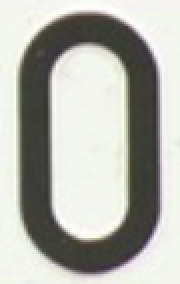
#> input picture char/0.png, 90 x 142 px (shown 2 times larger); its folder holds only this picture in this run
$ python recogPreproc.py
#> lines starting #> are read from the running program, lines starting #| are printed output that depends on the picture; after the words box and inside, x2 and y2 are one past the last pixel; in counts of white or black regions, pixels touching at a corner belong together
import cv2
import os
import numpy as np

def load_images_from_folder(folder):
#> called with folder = 'char'
    images = []
    flnames = []
    for filename in os.listdir(folder):
        flnames.append(filename)
        img = cv2.imread(os.path.join(folder,filename))
#> img is the input picture: shape (142, 90, 3); mean B, G, R 171.3, 178.1, 177
        if img is not None:
            images.append(img)
    return images, flnames

def preproc(img):
    gray = cv2.cvtColor(img, cv2.COLOR_BGR2GRAY)
    blurred = cv2.bilateralFilter(gray, 101, 57, 57)
    ret, img_threshed = cv2.threshold(blurred, 100, 255, cv2.THRESH_BINARY_INV)
    kernel_er = np.ones((3,3),np.uint8)
    erosion = cv2.erode(img_threshed,kernel_er,iterations = 1)
    res = cv2.resize(erosion, (60, 120))

    return res


def main():
    images, flnames = load_images_from_folder('char')
#> images = 1 item; flnames = ['0.png']
    for idx, img in enumerate(images):
        img = preproc(img)
        cv2.imwrite('symb/'+str(flnames[idx]), img)
        print('symb/'+str(flnames[idx]))
#> this loop made 1 pass
#> kernel_er in preproc on pass 1: [[1, 1, 1], [1, 1, 1], [1, 1, 1]]
#| symb/0.png
#> pass 1, in preproc, `blurred = cv2.bilateralFilter(gray, 101, 57, 57)`:
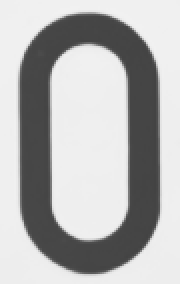
#> blurred: shape (142, 90) (shown 2 times larger); min 67, max 241, mean 178.2
#> pass 1, in preproc, `ret, img_threshed = cv2.threshold(blurred, 100, 255, cv2.THRESH_BINARY..`:
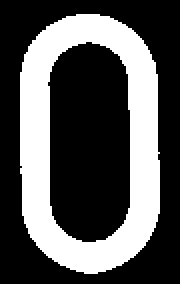
#> img_threshed: shape (142, 90) (shown 2 times larger); 33.7% white; 1 white region, box (x1, y1, x2, y2) and area: (10, 7, 80, 137) 4302
#> pass 1, in preproc, `erosion = cv2.erode(img_threshed,kernel_er,iterations = 1)`:
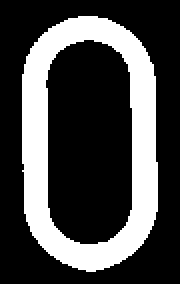
#> erosion: shape (142, 90) (shown 2 times larger); 28.3% white; 1 white region, box (x1, y1, x2, y2) and area: (11, 8, 79, 136) 3617


if __name__ == '__main__':
    main()

$ run again, on char/4.png
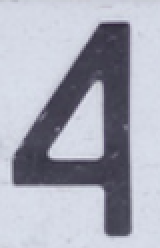
#> input picture char/4.png, 80 x 124 px (shown 2 times larger)
#> in load_images_from_folder, img is the input picture: shape (124, 80, 3); mean B, G, R 184, 171.2, 169
#> images = 1 item; flnames = ['4.png']
#> the loop in main, `for idx, img in enumerate(images):` made 1 pass
#> kernel_er in preproc on pass 1: [[1, 1, 1], [1, 1, 1], [1, 1, 1]]
#> (printed output is left out)
#> pass 1, in preproc, `ret, img_threshed = cv2.threshold(blurred, 100, 255, cv2.THRESH_BINARY..`:
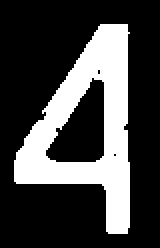
#> img_threshed: shape (124, 80) (shown 2 times larger); 26.9% white; 1 white region, box (x1, y1, x2, y2) and area: (7, 12, 65, 117) 2667
#> pass 1, in preproc, `erosion = cv2.erode(img_threshed,kernel_er,iterations = 1)`:
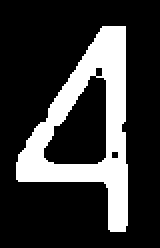
#> erosion: shape (124, 80) (shown 2 times larger); 21.9% white; 1 white region, box (x1, y1, x2, y2) and area: (8, 13, 64, 116) 2169

$ run again, on char/5.png
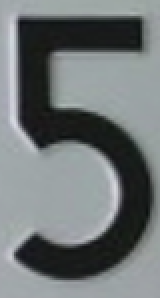
#> input picture char/5.png, 80 x 149 px (shown 2 times larger)
#> in load_images_from_folder, img is the input picture: shape (149, 80, 3); mean B, G, R 118.5, 117.5, 111.9
#> images = 1 item; flnames = ['5.png']
#> the loop in main, `for idx, img in enumerate(images):` made 1 pass
#> kernel_er in preproc on pass 1: [[1, 1, 1], [1, 1, 1], [1, 1, 1]]
#> (printed output is left out)
#> pass 1, in preproc, `ret, img_threshed = cv2.threshold(blurred, 100, 255, cv2.THRESH_BINARY..`:
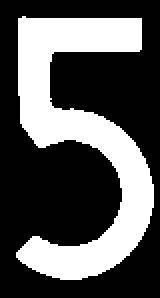
#> img_threshed: shape (149, 80) (shown 2 times larger); 33.8% white; 1 white region, box (x1, y1, x2, y2) and area: (8, 8, 77, 140) 4031
#> pass 1, in preproc, `erosion = cv2.erode(img_threshed,kernel_er,iterations = 1)`:
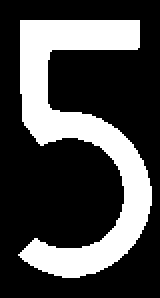
#> erosion: shape (149, 80) (shown 2 times larger); 28.7% white; 1 white region, box (x1, y1, x2, y2) and area: (9, 10, 76, 139) 3416

$ run again, on char/6.png
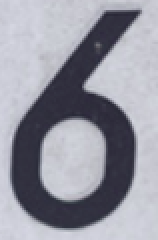
#> input picture char/6.png, 79 x 120 px (shown 2 times larger)
#> in load_images_from_folder, img is the input picture: shape (120, 79, 3); mean B, G, R 161.2, 150.3, 149.7
#> images = 1 item; flnames = ['6.png']
#> the loop in main, `for idx, img in enumerate(images):` made 1 pass
#> kernel_er in preproc on pass 1: [[1, 1, 1], [1, 1, 1], [1, 1, 1]]
#> (printed output is left out)
#> pass 1, in preproc, `ret, img_threshed = cv2.threshold(blurred, 100, 255, cv2.THRESH_BINARY..`:
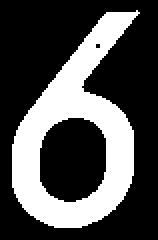
#> img_threshed: shape (120, 79) (shown 2 times larger); 31.3% white; 1 white region, box (x1, y1, x2, y2) and area: (6, 5, 70, 114) 2970
#> pass 1, in preproc, `erosion = cv2.erode(img_threshed,kernel_er,iterations = 1)`:
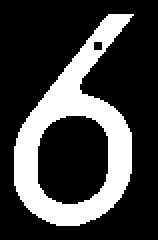
#> erosion: shape (120, 79) (shown 2 times larger); 25.4% white; 1 white region, box (x1, y1, x2, y2) and area: (7, 7, 67, 113) 2412

$ run again, on char/1.png
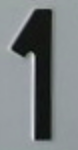
#> input picture char/1.png, 78 x 150 px
#> in load_images_from_folder, img is the input picture: shape (150, 78, 3); mean B, G, R 128.6, 126.6, 120.9
#> images = 1 item; flnames = ['1.png']
#> the loop in main, `for idx, img in enumerate(images):` made 1 pass
#> kernel_er in preproc on pass 1: [[1, 1, 1], [1, 1, 1], [1, 1, 1]]
#> (printed output is left out)
#> pass 1, in preproc, `ret, img_threshed = cv2.threshold(blurred, 100, 255, cv2.THRESH_BINARY..`:
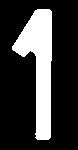
#> img_threshed: shape (150, 78); 22.4% white; 1 white region, box (x1, y1, x2, y2) and area: (12, 9, 52, 140) 2624
#> pass 1, in preproc, `erosion = cv2.erode(img_threshed,kernel_er,iterations = 1)`:
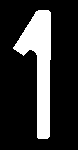
#> erosion: shape (150, 78); 19.4% white; 1 white region, box (x1, y1, x2, y2) and area: (13, 10, 51, 139) 2271
